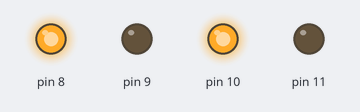
This sketch was run on a simulated Arduino Uno, built with avr-gcc and run on an emulated ATmega328P. Shown: output pins drawn as LEDs (lit = HIGH).

Above: at 0.5 s.
At 3.5 s:
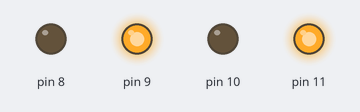
Timing chart, 0 to 4.6 s (numbered marks = the images above):
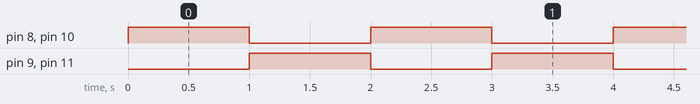

Measured:
- by itself, pin 8–11: alternates HIGH for 1.0 s and LOW for 1.0 s

The sketch:

alternateBlinking2.ino
```cpp
void setup() {

  //Declaration of pins

  pinMode(8,  OUTPUT);
  pinMode(9,  OUTPUT);
  pinMode(10,  OUTPUT);
  pinMode(11,  OUTPUT);

}

void loop() {

  // digitalWrite(8, HIGH);
  // digitalWrite(10, HIGH);
  // delay(1000);                //unit of delay is milliseconds
  // digitalWrite(8, LOW);
  // digitalWrite(10, LOW);
  // //delay(1000);
  // digitalWrite(9, HIGH);
  // digitalWrite(11, HIGH);
  // delay(1000);
  // digitalWrite(9, LOW);
  // digitalWrite(11, LOW);
  // //delay(100);

  digitalWrite(8, HIGH);
  digitalWrite(10, HIGH);
  digitalWrite(9, LOW);
  digitalWrite(11, LOW);

  delay(1000);

  digitalWrite(8, LOW);
  digitalWrite(10, LOW);
  digitalWrite(9, HIGH);
  digitalWrite(11, HIGH);

  delay(1000);


}
```
